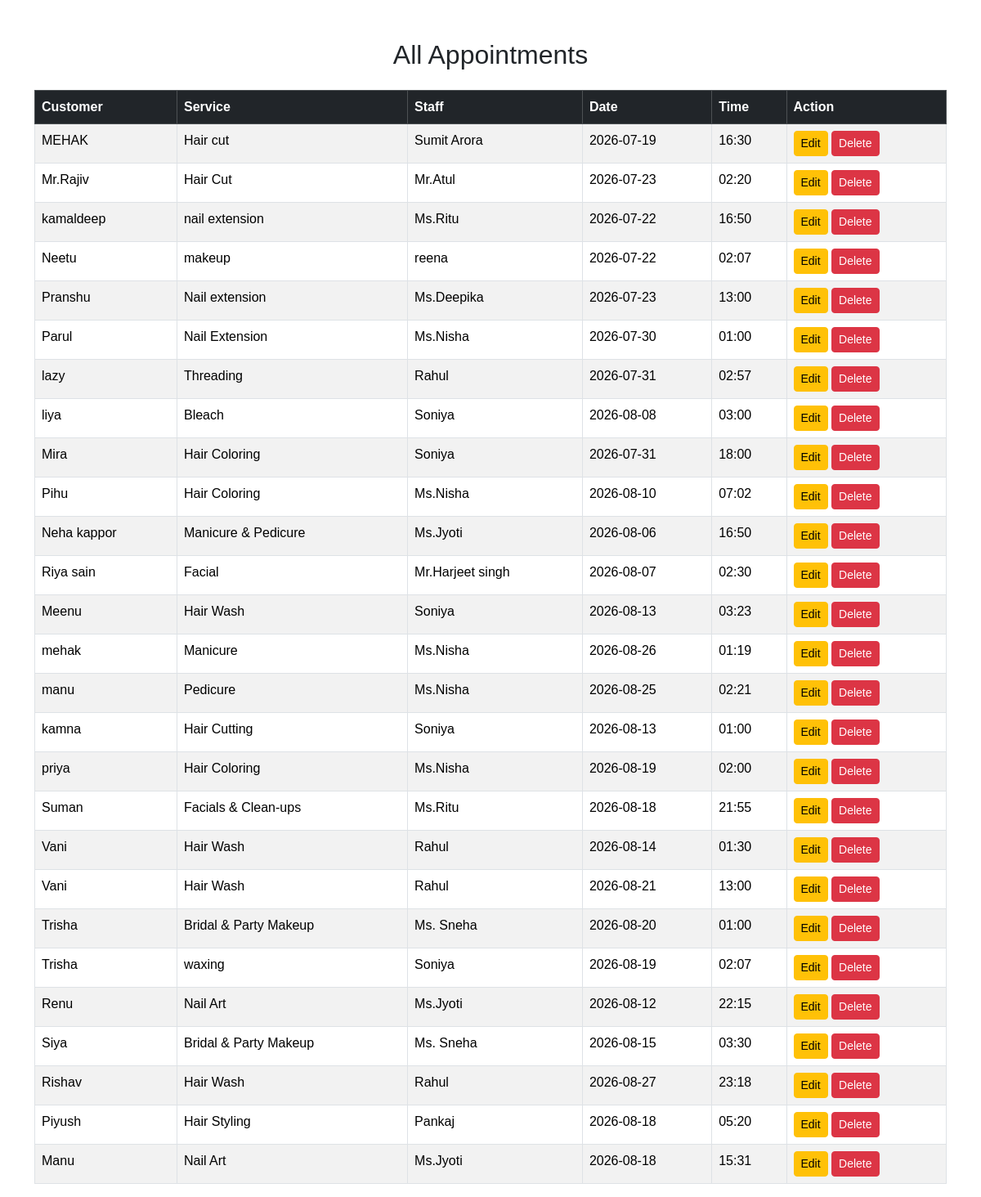
/view_appointment, run on the app's committed database.
### models.py (models this page shows)
class Appointment(db.Model):
    id = db.Column(db.Integer, primary_key=True)
    customer_name = db.Column(db.String(100), nullable=False)
    customer_gender = db.Column(db.String(10), nullable=True)
    service_name = db.Column(db.String(100), nullable=False)
    staff_name = db.Column(db.String(100), nullable=False)
    appointment_date = db.Column(db.String(20), nullable=False)
    appointment_time = db.Column(db.String(20), nullable=False)
    status = db.Column(db.String(20), default="Booked")

### app.py (the view)
@app.route('/view_appointment')
def view_appointment():
    appointment = Appointment.query.all()
    return render_template("view_appointment.html", appointment=appointment)

### templates/view_appointment.html
{% extends "base.html" %}
{% block content %}
<div class="container mt-5">
    <h2 class="text-center mb-4">All Appointments</h2>
    <table class="table table-bordered table-striped">
        <thead class="table-dark">
            <tr>
                <th>Customer</th>
                <th>Service</th>
                <th>Staff</th>
                <th>Date</th>
                <th>Time</th>
                <th>Action</th>
            </tr>
        </thead>
        <tbody>
        {% for appointment in appointment %}
        <tr>
            <td>{{ appointment.customer_name }}</td>
            <td>{{ appointment.service_name }}</td>
            <td>{{ appointment.staff_name }}</td>
            <td>{{ appointment.appointment_date }}</td>
            <td>{{ appointment.appointment_time }}</td>
            <td>
                <a href="/edit_appointment/{{ appointment.id }}"
                   class="btn btn-warning btn-sm">
                    Edit
                </a>
                <a href="/delete_appointment/{{ appointment.id }}"
                   class="btn btn-danger btn-sm">
                    Delete
                </a>
            </td>
        </tr>
        {% endfor %}
        </tbody>
    </table>
</div>
{% endblock %}

### templates/base.html (shortened to what this page needs)
<!DOCTYPE html>
<html>
<head>
    <link rel="stylesheet" href="{{ url_for('static', filename='css/style.css') }}">
       <link href="https://cdn.jsdelivr.net/npm/bootstrap@5.3.7/dist/css/bootstrap.min.css" rel="stylesheet">
</head>
<body>
<div >
{% block content %}
{% endblock %}
</div>
</body>
</html>

### static/css/style.css (style rules this page uses)
* { margin:0; padding:0; box-sizing:border-box; font-family:'Poppins',sans-serif; }
body { background:linear-gradient(135deg,#aa768b,#d9b5ef,#aecef4); min-height:100vh; }
body { font-family:'Poppins',sans-serif; background:#424142; }
body { background:linear-gradient(135deg,#fb9fc4,#fff5f8); font-family:'Poppins',sans-serif; }
body { background:linear-gradient(135deg,#f5ecef,#f9d7e1); font-family:'Poppins',sans-serif; }
html,body { margin: 0; padding: 0%; width: 100%; overflow-x: hidden; }
body { background: #f5f5f5; margin: 0; }
body { background:#f58ebf; }

### data on the page
Appointment: customer_name "MEHAK", service_name "Hair cut", staff_name "Sumit Arora", appointment_date "2026-07-19", appointment_time "16:30"
Appointment: customer_name "Mr.Rajiv", service_name "Hair Cut", staff_name "Mr.Atul", appointment_date "2026-07-23", appointment_time "02:20"
Appointment: customer_name "kamaldeep", service_name "nail extension", staff_name "Ms.Ritu", appointment_date "2026-07-22", appointment_time "16:50"
Appointment: customer_name "Neetu", service_name "makeup", staff_name "reena", appointment_date "2026-07-22", appointment_time "02:07"
Appointment: customer_name "Pranshu", service_name "Nail extension", staff_name "Ms.Deepika", appointment_date "2026-07-23", appointment_time "13:00"
Appointment: customer_name "Parul", service_name "Nail Extension", staff_name "Ms.Nisha", appointment_date "2026-07-30", appointment_time "01:00"
Appointment: customer_name "lazy", service_name "Threading", staff_name "Rahul", appointment_date "2026-07-31", appointment_time "02:57"
Appointment: customer_name "liya", service_name "Bleach", staff_name "Soniya", appointment_date "2026-08-08", appointment_time "03:00"
Appointment: customer_name "Mira", service_name "Hair Coloring", staff_name "Soniya", appointment_date "2026-07-31", appointment_time "18:00"
Appointment: customer_name "Pihu", service_name "Hair Coloring", staff_name "Ms.Nisha", appointment_date "2026-08-10", appointment_time "07:02"
Appointment: customer_name "Neha kappor", service_name "Manicure & Pedicure", staff_name "Ms.Jyoti", appointment_date "2026-08-06", appointment_time "16:50"
Appointment: customer_name "Riya sain", service_name "Facial", staff_name "Mr.Harjeet singh", appointment_date "2026-08-07", appointment_time "02:30"
Appointment: customer_name "Meenu", service_name "Hair Wash", staff_name "Soniya", appointment_date "2026-08-13", appointment_time "03:23"
Appointment: customer_name "mehak", service_name "Manicure", staff_name "Ms.Nisha", appointment_date "2026-08-26", appointment_time "01:19"
Appointment: customer_name "manu", service_name "Pedicure", staff_name "Ms.Nisha", appointment_date "2026-08-25", appointment_time "02:21"
Appointment: customer_name "kamna", service_name "Hair Cutting", staff_name "Soniya", appointment_date "2026-08-13", appointment_time "01:00"
Appointment: customer_name "priya", service_name "Hair Coloring", staff_name "Ms.Nisha", appointment_date "2026-08-19", appointment_time "02:00"
Appointment: customer_name "Suman", service_name "Facials & Clean-ups", staff_name "Ms.Ritu", appointment_date "2026-08-18", appointment_time "21:55"
Appointment: customer_name "Vani", service_name "Hair Wash", staff_name "Rahul", appointment_date "2026-08-14", appointment_time "01:30"
Appointment: customer_name "Vani", service_name "Hair Wash", staff_name "Rahul", appointment_date "2026-08-21", appointment_time "13:00"
Appointment: customer_name "Trisha", service_name "Bridal & Party Makeup", staff_name "Ms. Sneha", appointment_date "2026-08-20", appointment_time "01:00"
Appointment: customer_name "Trisha", service_name "waxing", staff_name "Soniya", appointment_date "2026-08-19", appointment_time "02:07"
Appointment: customer_name "Renu", service_name "Nail Art", staff_name "Ms.Jyoti", appointment_date "2026-08-12", appointment_time "22:15"
Appointment: customer_name "Siya", service_name "Bridal & Party Makeup", staff_name "Ms. Sneha", appointment_date "2026-08-15", appointment_time "03:30"
Appointment: customer_name "Rishav", service_name "Hair Wash", staff_name "Rahul", appointment_date "2026-08-27", appointment_time "23:18"
Appointment: customer_name "Piyush", service_name "Hair Styling", staff_name "Pankaj", appointment_date "2026-08-18", appointment_time "05:20"
Appointment: customer_name "Manu", service_name "Nail Art", staff_name "Ms.Jyoti", appointment_date "2026-08-18", appointment_time "15:31"
